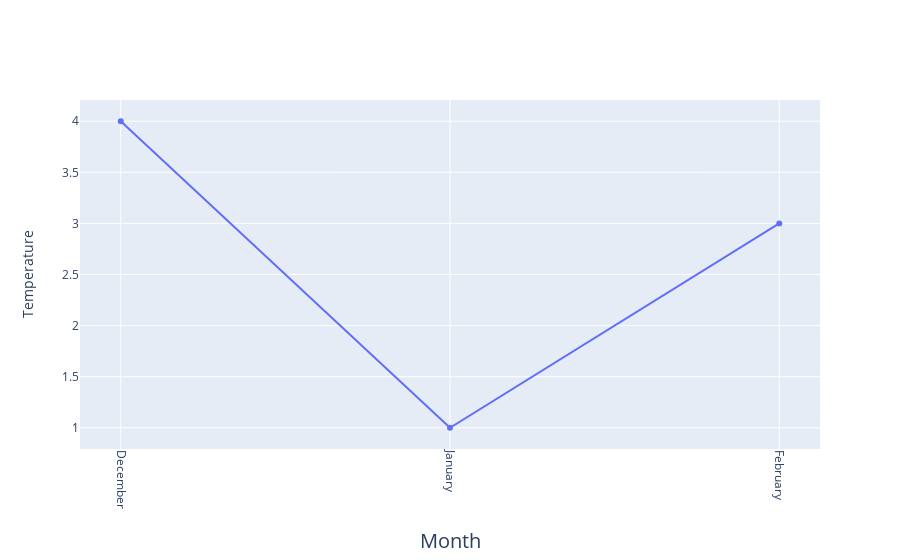

The code cell stored with this chart in its notebook:
### Code cell
import plotly.graph_objects as go

fig = go.Figure(go.Scatter(
    mode = "lines+markers",
    y = [4, 1, 3],
    x = ["December", "January", "February"]))

fig.update_xaxes(
        tickangle = 90,
        title_text = "Month",
        title_font = {"size": 20},
        title_standoff = 25)

fig.update_yaxes(
        title_text = "Temperature",
        title_standoff = 25)

fig.show()

### Figure 1 — Plotly figure (JSON) as saved in the notebook; plotly's stock layout.template omitted (floating-point values rounded to 4 significant figures)
{"data": [{"mode": "lines+markers", "type": "scatter", "x": ["December", "January", "February"], "y": [4, 1, 3]}], "layout": {"xaxis": {"tickangle": 90, "title": {"font": {"size": 20}, "standoff": 25, "text": "Month"}}, "yaxis": {"title": {"standoff": 25, "text": "Temperature"}}}}
